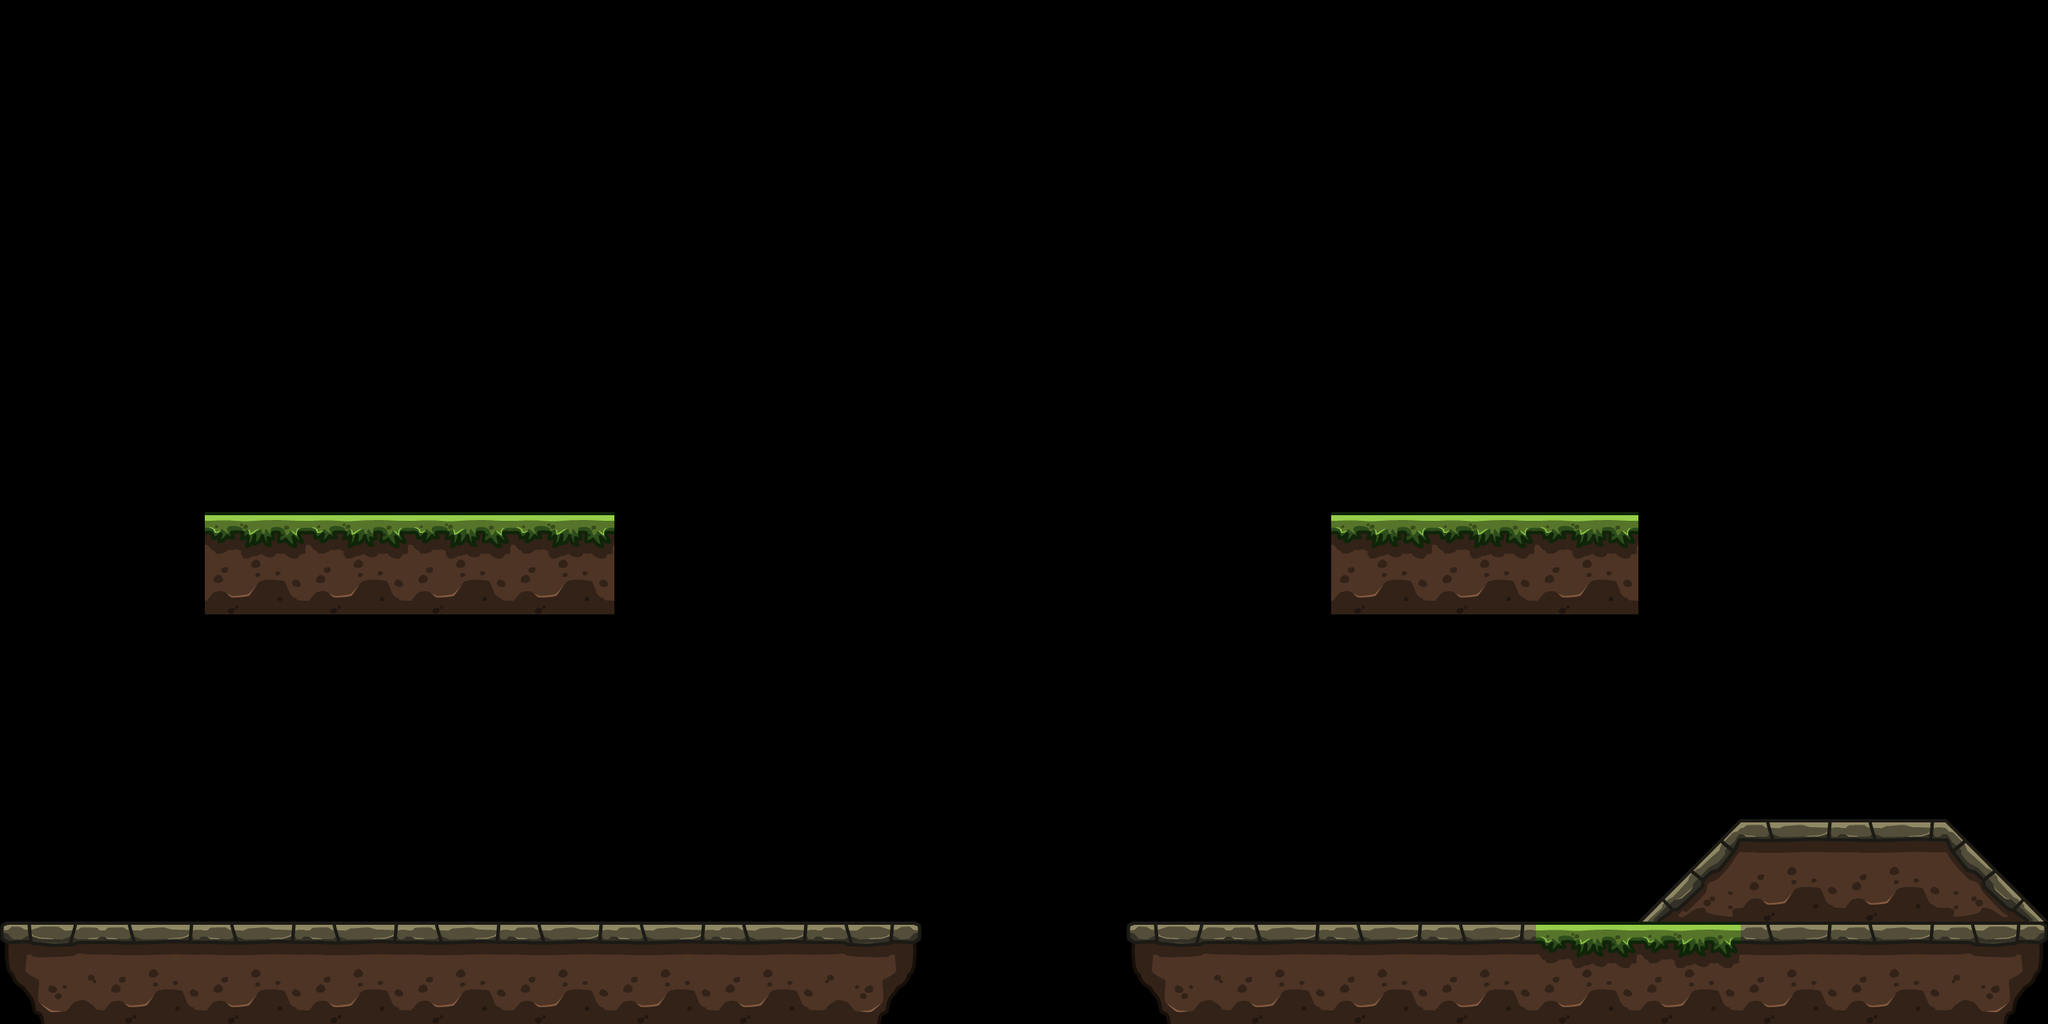

Below is a game level as drawn by its tile map, then a one-line description and the .tmx file that defines it, in full:
An orthogonal 20x10 tile map with 128x128 px tiles, 1 tile layer (background), 13 tilesets and 6 objects (player).

<map version="1.9" tiledversion="1.9.1" orientation="orthogonal" renderorder="right-down" width="20" height="10" tilewidth="128" tileheight="128" infinite="0" nextlayerid="3" nextobjectid="22">
 <tileset firstgid="1" source="Ground_03.tsx" />
 <tileset firstgid="2" source="Ground_05.tsx" />
 <tileset firstgid="3" source="Ground_06.tsx" />
 <tileset firstgid="4" source="Ground_07.tsx" />
 <tileset firstgid="5" source="Ground_08.tsx" />
 <tileset firstgid="6" source="Ground_09.tsx" />
 <tileset firstgid="7" source="Ground_10.tsx" />
 <tileset firstgid="8" source="Ground_11.tsx" />
 <tileset firstgid="9" source="Ground_12.tsx" />
 <tileset firstgid="10" source="Ground_04.tsx" />
 <tileset firstgid="11" source="Ground_02.tsx" />
 <tileset firstgid="12" source="Ground_01.tsx" />
 <tileset firstgid="13" source="Ground_13.tsx" />
 <layer id="1" name="background" width="20" height="10">
  <data encoding="csv">
0,0,0,0,0,0,0,0,0,0,0,0,0,0,0,0,0,0,0,0,
0,0,0,0,0,0,0,0,0,0,0,0,0,0,0,0,0,0,0,0,
0,0,0,0,0,0,0,0,0,0,0,0,0,0,0,0,0,0,0,0,
0,0,0,0,0,0,0,0,0,0,0,0,0,0,0,0,0,0,0,0,
0,0,0,0,0,0,0,0,0,0,0,0,0,0,0,0,0,0,0,0,
0,0,8,8,8,8,0,0,0,0,0,0,0,8,8,8,0,0,0,0,
0,0,0,0,0,0,0,0,0,0,0,0,0,0,0,0,0,0,0,0,
0,0,0,0,0,0,0,0,0,0,0,0,0,0,0,0,0,0,0,0,
0,0,0,0,0,0,0,0,0,0,0,0,0,0,0,0,12,11,11,1,
10,11,11,11,11,11,11,11,5,0,0,10,11,11,11,8,8,11,11,5
</data>
 </layer>
 <objectgroup id="2" name="collisions">
  <object id="3" x="3.66631" y="1149.39" width="1140.22" height="126.488">
   <polygon points="0,0 1140.22,0 1140.22,126.488 0,126.488" />
  </object>
  <object id="6" x="1413.36" y="1149.39" width="1143.89" height="128.321">
   <polygon points="0,0 1143.89,0 1143.89,128.321 0,128.321" />
  </object>
  <object id="7" x="258.475" y="637.938" width="509.617" height="126.488">
   <polygon points="0,0 509.617,0 509.617,126.488 0,126.488" />
  </object>
  <object id="8" x="1666.34" y="641.604" width="379.463" height="128.321">
   <polygon points="0,0 379.463,0 379.463,128.321 0,128.321" />
  </object>
  <object id="11" name="player" x="128" y="896" width="128" height="128" />
  <object id="20" x="2064" y="1142">
   <polygon points="0,0 114,-118 368,-114 482,0" />
  </object>
 </objectgroup>
</map>
